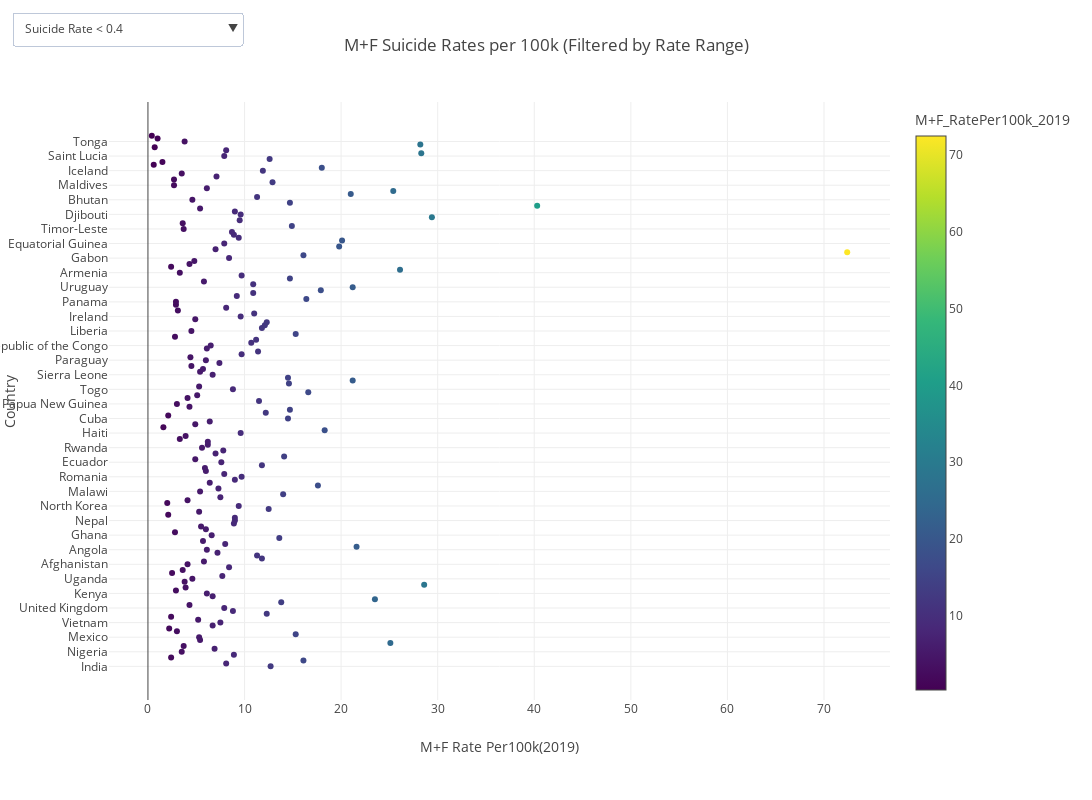

Write notebook code for a chart like this one.
### Code cell
df['M+F_RatePer100k_2019'] = pd.to_numeric(df['M+F_RatePer100k_2019'], errors='coerce')

'''This Function to creates a scatter plot'''
def create_scatter_plot(df, x_col, y_col, color_col, color_scale="Viridis"):
    fig = px.scatter(df, 
                     x=x_col, 
                     y=y_col, 
                     hover_name=y_col,  
                     color=color_col, 
                     color_continuous_scale=color_scale)
    return fig

'''This Function updates the layout of the figure'''
def update_layout(fig, title, xaxis_title, yaxis_title, width=1200, height=800):
    fig.update_layout(
        width=width,  
        height=height,
        margin=dict(l=100, r=50, t=50, b=100), 
        title=title,  
        xaxis_title=xaxis_title,  
        yaxis_title=yaxis_title, 
        showlegend=False, 
        hoverlabel=dict(font_size=14),
    )
    return fig

'''Function to create the dropdown for filtering based on suicide rate'''
def create_rate_range_dropdown(min_rate, max_rate):
    return [
        dict(
            label=f"Suicide Rate < {min_rate}",
            method="relayout",
            args=["xaxis.range", [df['M+F_RatePer100k_2019'].min(), min_rate]]
        ),
        dict(
            label=f"Suicide Rate between {min_rate} and {max_rate}",
            method="relayout",
            args=["xaxis.range", [min_rate, max_rate]]
        ),
        dict(
            label=f"Suicide Rate > {max_rate}",
            method="relayout",
            args=["xaxis.range", [max_rate, df['M+F_RatePer100k_2019'].max()]]
        ),
    ]

'''Function to filter the dataframe based on suicide rate range'''
def filter_data_by_rate_range(df, min_rate, max_rate):
    return df[(df['M+F_RatePer100k_2019'] >= min_rate) & (df['M+F_RatePer100k_2019'] <= max_rate)]

'''Main function to display the interactive plot'''
def display_interactive_plot():
    ''' Sidebar filter for suicide rate range'''
    min_rate, max_rate = st.sidebar.slider(
        "Select Suicide Rate Range (per 100k)",
        min_value=float(df['M+F_RatePer100k_2019'].min()),
        max_value=float(df['M+F_RatePer100k_2019'].max()),
        value=(float(df['M+F_RatePer100k_2019'].min()), float(df['M+F_RatePer100k_2019'].max()))
    )

    ''' Filter the data based on selected rate range'''
    filtered_df = filter_data_by_rate_range(df, min_rate, max_rate)

    ''' Create the scatter plot'''
    fig = create_scatter_plot(filtered_df, 'M+F_RatePer100k_2019', 'country', 'M+F_RatePer100k_2019')

    '''Create the dropdown buttons for rate range selection'''
    rate_range_buttons = create_rate_range_dropdown(min_rate, max_rate)

    ''' Add dropdown buttons to the plot'''
    fig.update_layout(
        updatemenus=[
            dict(
                type="dropdown",
                direction="down",
                x=0.17,
                y=1.15,
                buttons=rate_range_buttons
            ),
        ]
    )

    ''' Update the layout of the figure'''
    fig = update_layout(fig, 
                        title=f'M+F Suicide Rates per 100k (Filtered by Rate Range)', 
                        xaxis_title='M+F Rate Per100k(2019)',
                        yaxis_title='Country')

    ''' Show the plot'''
    fig.show()

''' Call the main function to display the plot'''
display_interactive_plot()

### Figure 1 — Plotly figure (JSON) as saved in the notebook; plotly's stock layout.template omitted (floating-point values rounded to 4 significant figures; data arrays with more than 128 entries replaced by an {"elided": "..."} marker saying what was removed)
{"data": [{"hovertemplate": "<b>%{hovertext}</b><br><br>M+F_RatePer100k_2019=%{marker.color}<br>country=%{y}<extra></extra>", "hovertext": {"elided": "183 str values"}, "legendgroup": "", "marker": {"color": {"elided": "183 float values"}, "coloraxis": "coloraxis", "symbol": "circle"}, "mode": "markers", "name": "", "orientation": "h", "showlegend": false, "type": "scatter", "x": {"elided": "183 float values"}, "xaxis": "x", "y": {"elided": "183 str values"}, "yaxis": "y"}], "layout": {"coloraxis": {"colorbar": {"title": {"text": "M+F_RatePer100k_2019"}}, "colorscale": [[0, "#440154"], [0.1111, "#482878"], [0.2222, "#3e4989"], [0.3333, "#31688e"], [0.4444, "#26828e"], [0.5556, "#1f9e89"], [0.6667, "#35b779"], [0.7778, "#6ece58"], [0.8889, "#b5de2b"], [1, "#fde725"]]}, "height": 800, "hoverlabel": {"font": {"size": 14}}, "legend": {"tracegroupgap": 0}, "margin": {"b": 100, "l": 100, "r": 50, "t": 50}, "showlegend": false, "title": {"text": "M+F Suicide Rates per 100k (Filtered by Rate Range)"}, "updatemenus": [{"buttons": [{"args": ["xaxis.range", [0.4, 0.4]], "label": "Suicide Rate < 0.4", "method": "relayout"}, {"args": ["xaxis.range", [0.4, 72.4]], "label": "Suicide Rate between 0.4 and 72.4", "method": "relayout"}, {"args": ["xaxis.range", [72.4, 72.4]], "label": "Suicide Rate > 72.4", "method": "relayout"}], "direction": "down", "type": "dropdown", "x": 0.17, "y": 1.15}], "width": 1200, "xaxis": {"anchor": "y", "domain": [0, 1], "title": {"text": "M+F Rate Per100k(2019)"}}, "yaxis": {"anchor": "x", "domain": [0, 1], "title": {"text": "Country"}}}}
